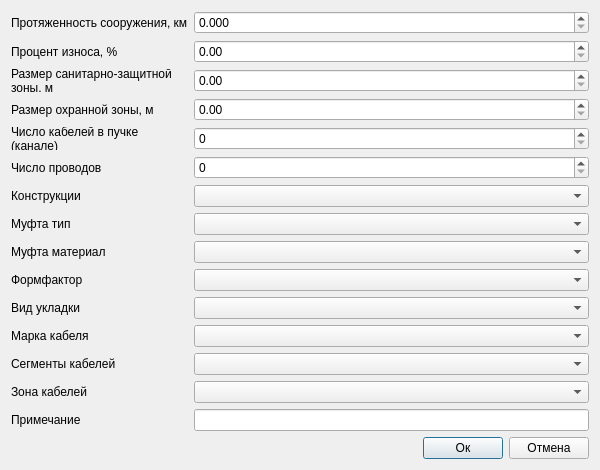
<?xml version="1.0" encoding="UTF-8"?>
<ui version="4.0">
 <class>Dialog</class>
 <widget class="QDialog" name="Dialog">
  <property name="geometry">
   <rect>
    <x>0</x>
    <y>0</y>
    <width>600</width>
    <height>470</height>
   </rect>
  </property>
  <property name="minimumSize">
   <size>
    <width>600</width>
    <height>470</height>
   </size>
  </property>
  <property name="windowTitle">
   <string>Сети электроснабжения: Дополнительные атрибуты</string>
  </property>
  <property name="accessibleName">
   <string notr="true">btnSave</string>
  </property>
  <layout class="QVBoxLayout" name="verticalLayout_2">
   <item>
    <layout class="QGridLayout" name="gridLayout_2">
     <item row="0" column="1">
      <layout class="QHBoxLayout" name="horizontalLayout_4">
       <item>
        <layout class="QGridLayout" name="gridLayout_3">
         <item row="0" column="1">
          <widget class="QgsDoubleSpinBox" name="sbLength">
           <property name="sizePolicy">
            <sizepolicy hsizetype="Expanding" vsizetype="Fixed">
             <horstretch>0</horstretch>
             <verstretch>0</verstretch>
            </sizepolicy>
           </property>
           <property name="decimals">
            <number>3</number>
           </property>
           <property name="maximum">
            <double>10000000.000000000000000</double>
           </property>
           <property name="clearValue">
            <bool>true</bool>
           </property>
          </widget>
         </item>
         <item row="10" column="1">
          <widget class="QComboBox" name="cbSleeveType"/>
         </item>
         <item row="2" column="1">
          <widget class="QgsDoubleSpinBox" name="sbWearPercentage">
           <property name="sizePolicy">
            <sizepolicy hsizetype="Expanding" vsizetype="Fixed">
             <horstretch>0</horstretch>
             <verstretch>0</verstretch>
            </sizepolicy>
           </property>
           <property name="maximum">
            <double>100.000000000000000</double>
           </property>
           <property name="clearValue">
            <bool>true</bool>
           </property>
          </widget>
         </item>
         <item row="11" column="1">
          <widget class="QComboBox" name="cbSleeveMaterial"/>
         </item>
         <item row="6" column="1">
          <widget class="QgsDoubleSpinBox" name="sbGuardZoneSize">
           <property name="sizePolicy">
            <sizepolicy hsizetype="Expanding" vsizetype="Fixed">
             <horstretch>0</horstretch>
             <verstretch>0</verstretch>
            </sizepolicy>
           </property>
           <property name="maximum">
            <double>10000000.000000000000000</double>
           </property>
           <property name="clearValue">
            <bool>true</bool>
           </property>
          </widget>
         </item>
         <item row="11" column="0">
          <widget class="QLabel" name="label_6">
           <property name="text">
            <string>Муфта материал</string>
           </property>
          </widget>
         </item>
         <item row="7" column="1">
          <widget class="QgsSpinBox" name="sbNumberCablesInBundle">
           <property name="maximum">
            <number>10000000</number>
           </property>
           <property name="clearValue">
            <bool>true</bool>
           </property>
          </widget>
         </item>
         <item row="4" column="1">
          <widget class="QgsDoubleSpinBox" name="sbSizeOfSanitaryProtectionZone">
           <property name="sizePolicy">
            <sizepolicy hsizetype="Expanding" vsizetype="Fixed">
             <horstretch>0</horstretch>
             <verstretch>0</verstretch>
            </sizepolicy>
           </property>
           <property name="maximum">
            <double>10000000.000000000000000</double>
           </property>
           <property name="clearValue">
            <bool>true</bool>
           </property>
          </widget>
         </item>
         <item row="13" column="0">
          <widget class="QLabel" name="label_10">
           <property name="text">
            <string>Вид укладки</string>
           </property>
          </widget>
         </item>
         <item row="12" column="0">
          <widget class="QLabel" name="label_7">
           <property name="text">
            <string>Формфактор</string>
           </property>
          </widget>
         </item>
         <item row="9" column="0">
          <widget class="QLabel" name="label_4">
           <property name="text">
            <string>Конструкции</string>
           </property>
          </widget>
         </item>
         <item row="8" column="1">
          <widget class="QgsSpinBox" name="sbWiresNumber">
           <property name="maximum">
            <number>10000000</number>
           </property>
           <property name="clearValue">
            <bool>true</bool>
           </property>
          </widget>
         </item>
         <item row="2" column="0">
          <widget class="QLabel" name="label_24">
           <property name="text">
            <string>Процент износа, %</string>
           </property>
          </widget>
         </item>
         <item row="15" column="0">
          <widget class="QLabel" name="label_11">
           <property name="text">
            <string>Сегменты кабелей</string>
           </property>
          </widget>
         </item>
         <item row="0" column="0">
          <widget class="QLabel" name="label_2">
           <property name="text">
            <string>Протяженность сооружения, км</string>
           </property>
          </widget>
         </item>
         <item row="14" column="1">
          <widget class="QComboBox" name="cbCableMark"/>
         </item>
         <item row="12" column="1">
          <widget class="QComboBox" name="cbFormFactor"/>
         </item>
         <item row="6" column="0">
          <widget class="QLabel" name="label_9">
           <property name="text">
            <string>Размер охранной зоны, м</string>
           </property>
          </widget>
         </item>
         <item row="4" column="0">
          <widget class="QLabel" name="label_13">
           <property name="text">
            <string>Размер санитарно-защитной 
зоны, м</string>
           </property>
          </widget>
         </item>
         <item row="15" column="1">
          <widget class="QComboBox" name="cbCableSegments"/>
         </item>
         <item row="10" column="0">
          <widget class="QLabel" name="label_5">
           <property name="text">
            <string>Муфта тип</string>
           </property>
          </widget>
         </item>
         <item row="7" column="0">
          <widget class="QLabel" name="label">
           <property name="text">
            <string>Число кабелей в пучке
(канале)</string>
           </property>
          </widget>
         </item>
         <item row="14" column="0">
          <widget class="QLabel" name="label_8">
           <property name="text">
            <string>Марка кабеля</string>
           </property>
          </widget>
         </item>
         <item row="13" column="1">
          <widget class="QComboBox" name="cbStowageType"/>
         </item>
         <item row="9" column="1">
          <widget class="QComboBox" name="cbConstructions"/>
         </item>
         <item row="16" column="1">
          <widget class="QComboBox" name="cbCableZone"/>
         </item>
         <item row="8" column="0">
          <widget class="QLabel" name="label_3">
           <property name="text">
            <string>Число проводов</string>
           </property>
          </widget>
         </item>
         <item row="16" column="0">
          <widget class="QLabel" name="label_12">
           <property name="text">
            <string>Зона кабелей</string>
           </property>
          </widget>
         </item>
         <item row="17" column="0">
          <widget class="QLabel" name="label_14">
           <property name="text">
            <string>Примечание</string>
           </property>
          </widget>
         </item>
         <item row="17" column="1">
          <widget class="QLineEdit" name="tbNote"/>
         </item>
        </layout>
       </item>
      </layout>
     </item>
     <item row="3" column="1">
      <layout class="QHBoxLayout" name="horizontalLayout">
       <item>
        <spacer name="horizontalSpacer">
         <property name="orientation">
          <enum>Qt::Horizontal</enum>
         </property>
         <property name="sizeHint" stdset="0">
          <size>
           <width>40</width>
           <height>20</height>
          </size>
         </property>
        </spacer>
       </item>
       <item>
        <widget class="QPushButton" name="btnOk">
         <property name="accessibleName">
          <string notr="true">btnSave</string>
         </property>
         <property name="text">
          <string>Ок</string>
         </property>
         <property name="default">
          <bool>true</bool>
         </property>
        </widget>
       </item>
       <item>
        <widget class="QPushButton" name="btnCancel">
         <property name="accessibleName">
          <string notr="true">btnCancel</string>
         </property>
         <property name="text">
          <string>Отмена</string>
         </property>
        </widget>
       </item>
      </layout>
     </item>
     <item row="2" column="1">
      <layout class="QHBoxLayout" name="horizontalLayout_2">
       <item>
        <spacer name="verticalSpacer">
         <property name="orientation">
          <enum>Qt::Vertical</enum>
         </property>
         <property name="sizeHint" stdset="0">
          <size>
           <width>20</width>
           <height>40</height>
          </size>
         </property>
        </spacer>
       </item>
      </layout>
     </item>
    </layout>
   </item>
  </layout>
 </widget>
 <customwidgets>
  <customwidget>
   <class>QgsDoubleSpinBox</class>
   <extends>QDoubleSpinBox</extends>
   <header>qgsdoublespinbox.h</header>
  </customwidget>
  <customwidget>
   <class>QgsSpinBox</class>
   <extends>QSpinBox</extends>
   <header>qgsspinbox.h</header>
  </customwidget>
 </customwidgets>
 <tabstops>
  <tabstop>sbLength</tabstop>
  <tabstop>sbWearPercentage</tabstop>
  <tabstop>sbSizeOfSanitaryProtectionZone</tabstop>
  <tabstop>sbGuardZoneSize</tabstop>
  <tabstop>sbNumberCablesInBundle</tabstop>
  <tabstop>sbWiresNumber</tabstop>
  <tabstop>cbConstructions</tabstop>
  <tabstop>cbSleeveType</tabstop>
  <tabstop>cbSleeveMaterial</tabstop>
  <tabstop>cbFormFactor</tabstop>
  <tabstop>cbStowageType</tabstop>
  <tabstop>cbCableMark</tabstop>
  <tabstop>cbCableSegments</tabstop>
  <tabstop>cbCableZone</tabstop>
  <tabstop>tbNote</tabstop>
  <tabstop>btnOk</tabstop>
  <tabstop>btnCancel</tabstop>
 </tabstops>
 <resources/>
 <connections/>
</ui>
